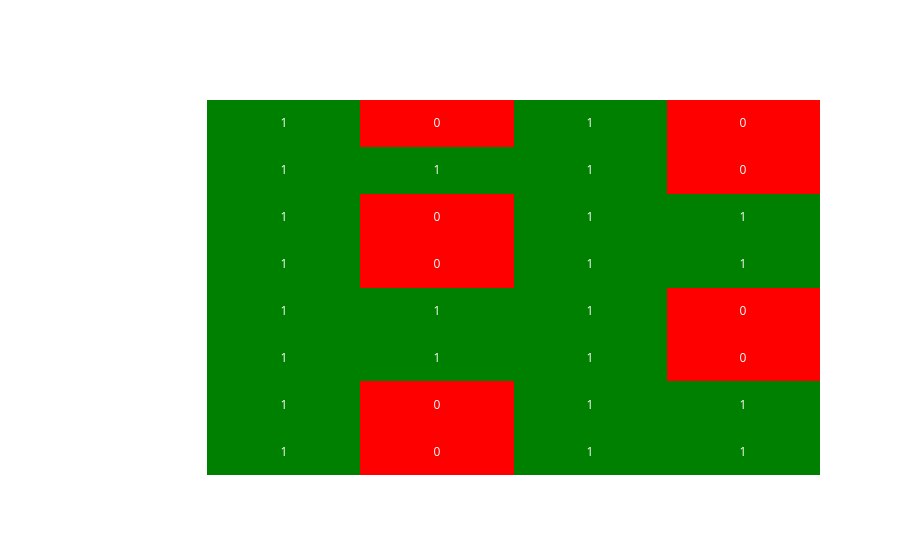

The cell this chart's notebook holds for it:
### Markdown cell above
### 5b. Comparar Candidatos para uma Vaga (Visualização)

### Code cell
import plotly.graph_objects as go

def plot_candidate_comparison(required_techs, user_tech_matrix, df_meta, top_n=8):
    valid_techs = [t for t in required_techs if t in user_tech_matrix.columns]

    job_vector = np.zeros(user_tech_matrix.shape[1])
    for tech in valid_techs:
        job_vector[user_tech_matrix.columns.get_loc(tech)] = 1

    similarities = cosine_similarity(
        job_vector.reshape(1, -1), user_tech_matrix.values
    ).flatten()

    top_indices = np.argsort(similarities)[::-1][:top_n]
    top_users = user_tech_matrix.index[top_indices]

    heatmap_data = user_tech_matrix.loc[top_users, valid_techs]
    labels = [f'C{i+1} | {df_meta.loc[u, "DevType"][:25]}'
               for i, u in enumerate(top_users)]
    heatmap_data.index = labels

    fig = go.Figure(data=go.Heatmap(
        z=heatmap_data.values,
        x=list(valid_techs),
        y=list(labels),
        colorscale=[[0, 'red'], [1, 'green']],
        zmin=0, zmax=1,
        text=heatmap_data.values,
        texttemplate="%{text}",
        showscale=False
    ))

    fig.update_layout(
        title='🏢 Compatibilidade Candidatos × Tecnologias Exigidas',
        xaxis_title='Tecnologias da Vaga',
        yaxis_title='Candidatos',
        xaxis=dict(tickangle=-30),
        plot_bgcolor='rgba(0,0,0,0)',
        paper_bgcolor='rgba(0,0,0,0)',
        font=dict(color='white')
    )

    fig.write_html('../Public/assets/heatmap_recrutador.html')
    fig.show()

plot_candidate_comparison(vaga_data_science, user_tech_matrix, df_valid)

### Figure 1 — Plotly figure (JSON) as saved in the notebook; plotly's stock layout.template omitted (floating-point values rounded to 4 significant figures)
{"data": [{"colorscale": [[0, "red"], [1, "green"]], "showscale": false, "text": [[1, 0, 1, 1], [1, 0, 1, 1], [1, 1, 1, 0], [1, 1, 1, 0], [1, 0, 1, 1], [1, 0, 1, 1], [1, 1, 1, 0], [1, 0, 1, 0]], "texttemplate": "%{text}", "type": "heatmap", "x": ["Python", "TensorFlow", "PostgreSQL", "Docker"], "y": ["C1 | Developer, back-end", "C2 | Developer, back-end", "C3 | Data scientist or machine", "C4 | Data scientist or machine", "C5 | Developer, back-end", "C6 | Developer, back-end", "C7 | Data scientist or machine", "C8 | Developer, back-end"], "z": [[1, 0, 1, 1], [1, 0, 1, 1], [1, 1, 1, 0], [1, 1, 1, 0], [1, 0, 1, 1], [1, 0, 1, 1], [1, 1, 1, 0], [1, 0, 1, 0]], "zmax": 1, "zmin": 0}], "layout": {"font": {"color": "white"}, "paper_bgcolor": "rgba(0,0,0,0)", "plot_bgcolor": "rgba(0,0,0,0)", "title": {"text": "🏢 Compatibilidade Candidatos × Tecnologias Exigidas"}, "xaxis": {"tickangle": -30, "title": {"text": "Tecnologias da Vaga"}}, "yaxis": {"title": {"text": "Candidatos"}}}}
